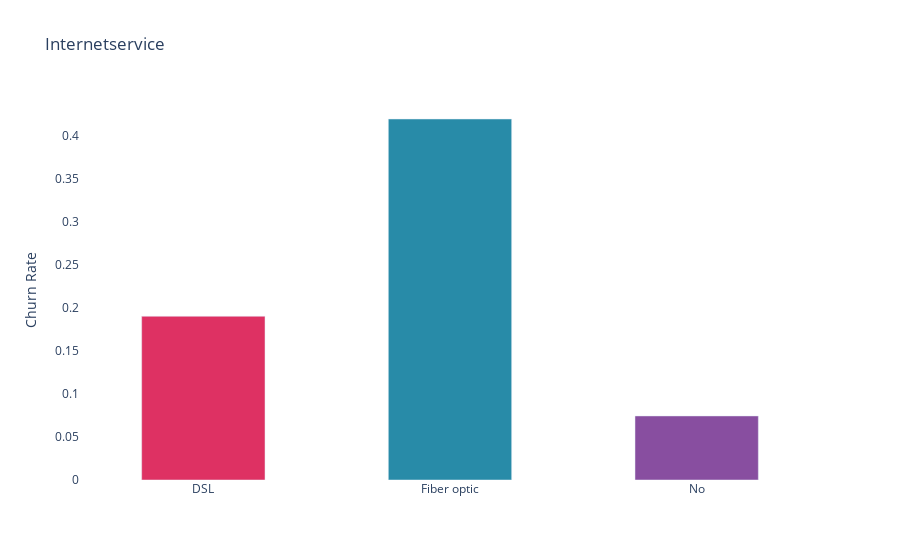

Notebook code for this chart:
### Markdown cell above
## Internet Service

### Code cell
bar_plot("InternetService")

### Figure 1 — Plotly figure (JSON) as saved in the notebook; plotly's stock layout.template omitted (floating-point values rounded to 4 significant figures)
{"data": [{"marker": {"color": ["#DE3163", "#288ba8", "#884EA0"]}, "type": "bar", "width": [0.5, 0.5, 0.5], "x": ["DSL", "Fiber optic", "No"], "y": [0.19, 0.4189, 0.07434]}], "layout": {"plot_bgcolor": "#FFFFFF", "title": {"text": "Internetservice"}, "xaxis": {"type": "category"}, "yaxis": {"title": {"text": "Churn Rate"}}}}
